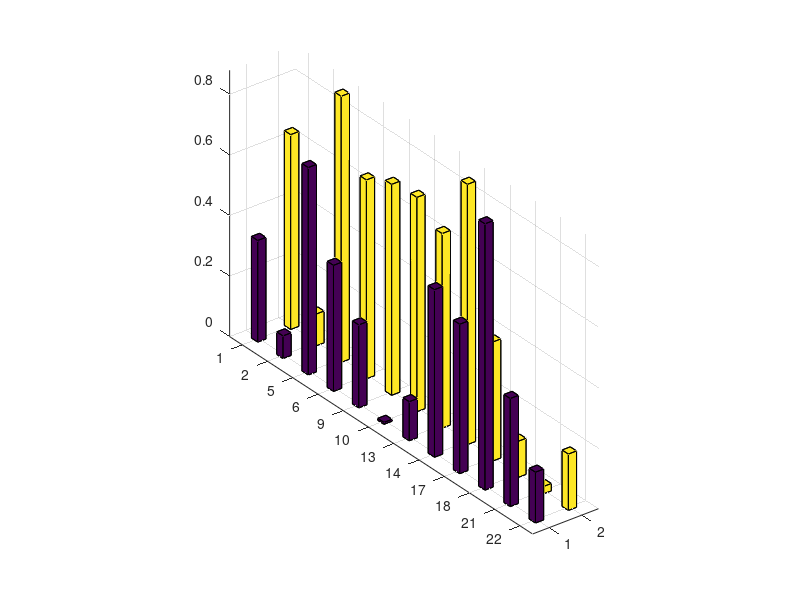

This figure's MATLAB source: (Note: this script raises an error after producing the figure.)
Z = rand(12,2);              %# Some random sample data 
[r,c] = size(Z);            %# Size of Z 
Y = [1 2 5 6 9 10 13 14 17 18 21 22];  %# The positions of bars along the y axis 
C = mat2cell(kron(Z,ones(6,4)),6*r,4.*ones(1,c)).';  %'# Color data for Z 
 
hBar = bar3(Y,Z,0.25);           %# Create the bar graph 
set(hBar,{'CData'},C);      %# Add the color data 
set(gca,'YTickLabel',{'y1' 'y2'});  %# Modify the y axis tick labels 
set(gca,'XTickLabel',{'x1' 'x2'});  %# Modify the y axis tick labels 

view(-70,30);               %# Change the camera view 
colorbar;                   %# Add the color bar 
text(-2,1,'grid1');         %# Add "grid1" text 
text(-2,5,'grid2');         %# Add "grid2" text 
text(-2,9,'grid3');        %# Add "grid3" text
text(-2,13,'grid1');         %# Add "grid1" text 
text(-2,17,'grid2');         %# Add "grid2" text 
text(-2,21,'grid3');        %# Add "grid3" text

